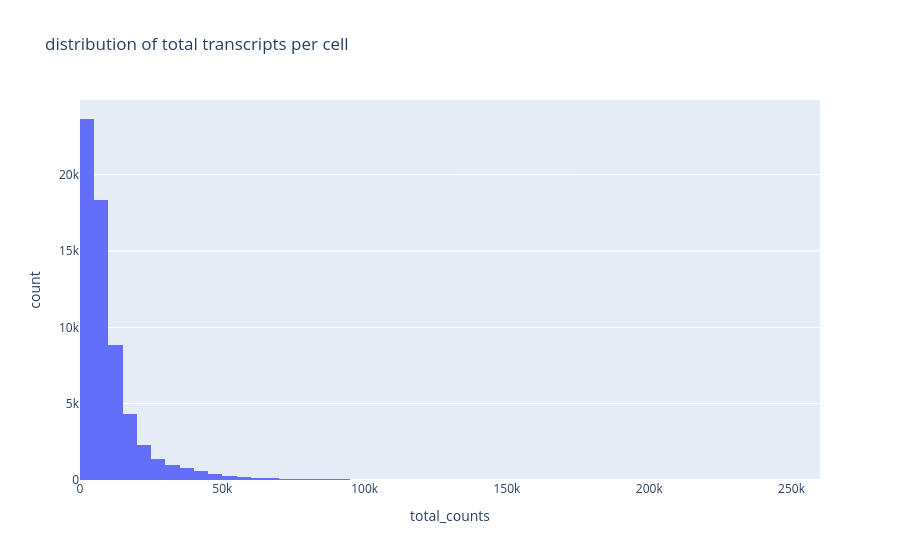

Notebook code cell kept with this figure:
### Markdown cell above
For the upper threshold of the number of transcripts, we can choose 40000

### Code cell
fig = px.histogram(adata.obs, x='total_counts', nbins=100, 
                   title='distribution of total transcripts per cell')
fig.show()

### Figure 1 — Plotly figure (JSON) as saved in the notebook; plotly's stock layout.template omitted (floating-point values rounded to 4 significant figures; data arrays with more than 128 entries replaced by an {"elided": "..."} marker saying what was removed)
{"data": [{"bingroup": "x", "hovertemplate": "total_counts=%{x}<br>count=%{y}<extra></extra>", "legendgroup": "", "marker": {"color": "#636efa", "pattern": {"shape": ""}}, "name": "", "nbinsx": 100, "orientation": "v", "showlegend": false, "type": "histogram", "x": {"elided": "62751 float values"}, "xaxis": "x", "yaxis": "y"}], "layout": {"barmode": "relative", "legend": {"tracegroupgap": 0}, "title": {"text": "distribution of total transcripts per cell"}, "xaxis": {"anchor": "y", "domain": [0, 1], "title": {"text": "total_counts"}}, "yaxis": {"anchor": "x", "domain": [0, 1], "title": {"text": "count"}}}}
